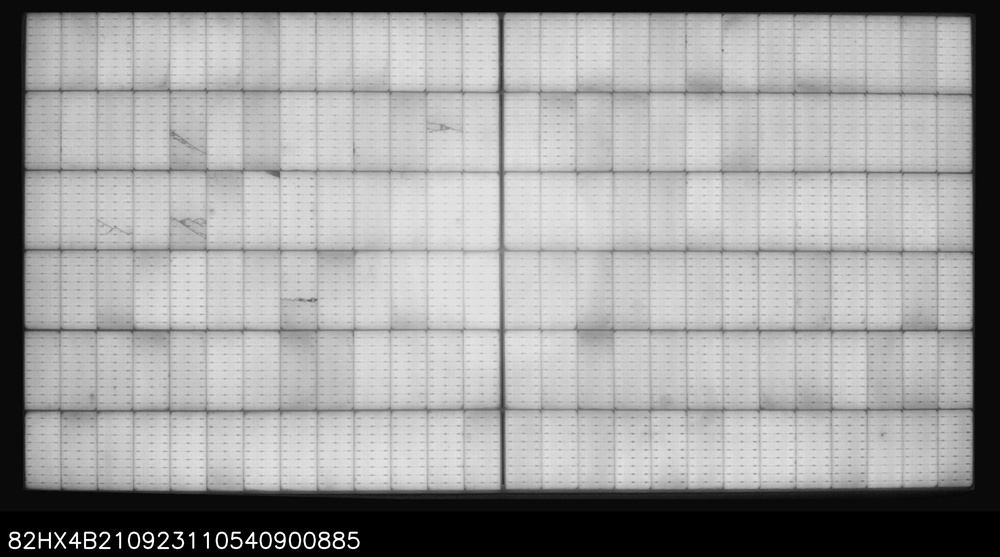
#> input picture processed.jpg, 1000 x 557 px, shrunk from 2734 x 1524 before the run
$ python CrackDetection.py
#> lines starting #> are read from the running program, lines starting #| are printed output that depends on the picture; after the words box and inside, x2 and y2 are one past the last pixel; in counts of white or black regions, pixels touching at a corner belong together
import cv2


# img = cv2.imread('crack3.png')
img = cv2.imread('processed.jpg')
#> img is the input picture: shape (557, 1000, 3); min 0, max 255, mean 157.5
# img = cv2.imread('panel.jpg')

# Converting to grayscale
gray = cv2.cvtColor(img, cv2.COLOR_BGR2GRAY)

# Applying blur to remove the noise
blur = cv2.GaussianBlur(gray, (5, 5), 0)

# Apply Canny to detect the edges
edges = cv2.Canny(blur, 50, 150)
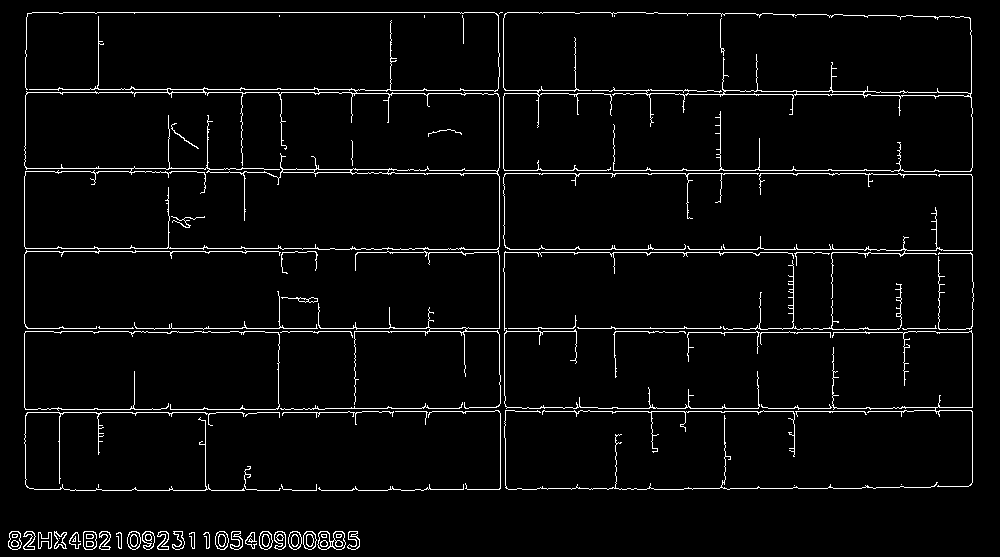
#> edges: shape (557, 1000); 3.6% white in thin lines or dots
cv2.imwrite("canny.jpg",edges)

# Apply the dilation and erosion to the image to fill the gaps
kernel = cv2.getStructuringElement(cv2.MORPH_RECT, (21, 21))
closed = cv2.morphologyEx(edges, cv2.MORPH_CLOSE, kernel)
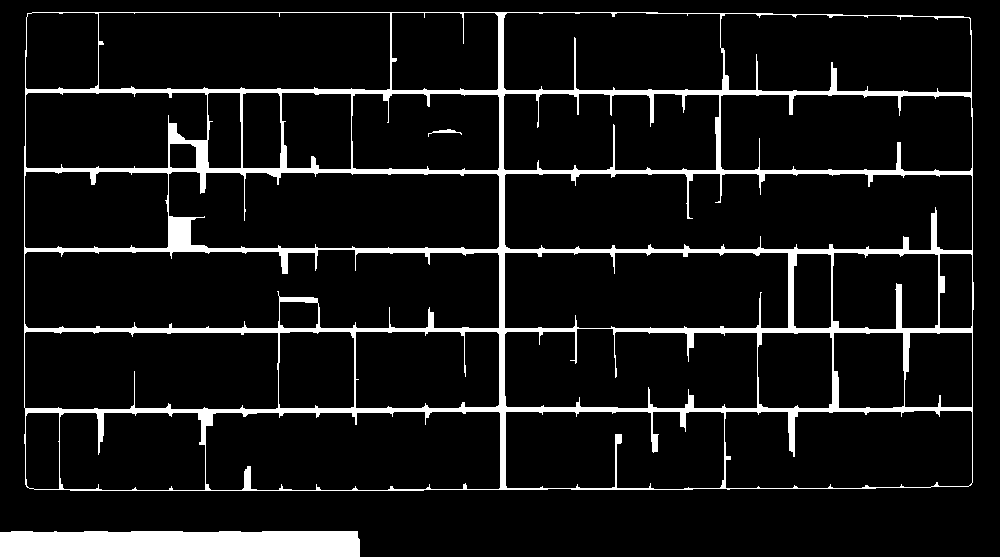
#> closed: shape (557, 1000); 8.6% white; 3 white regions
# cv2.imshow("Closed",closed)
cv2.imwrite('closed.jpg',closed)

# Finding the contors
contours, hierarchy = cv2.findContours(closed, cv2.RETR_EXTERNAL, cv2.CHAIN_APPROX_SIMPLE)
#> contours = 2 contours; box (x1, y1, x2, y2) and area: (24, 12, 974, 491) 451052, (0, 531, 360, 557) 8822

# Draw rectangles around detected cracks
for contour in contours:
    x, y, w, h = cv2.boundingRect(contour)
    cv2.rectangle(img, (x, y), (x + w, y + h), (0, 0, 255), 2)
#> this loop made 2 passes
#> (x, y, w, h) on passes 1 to 2: (0, 531, 360, 26), (24, 12, 950, 479)
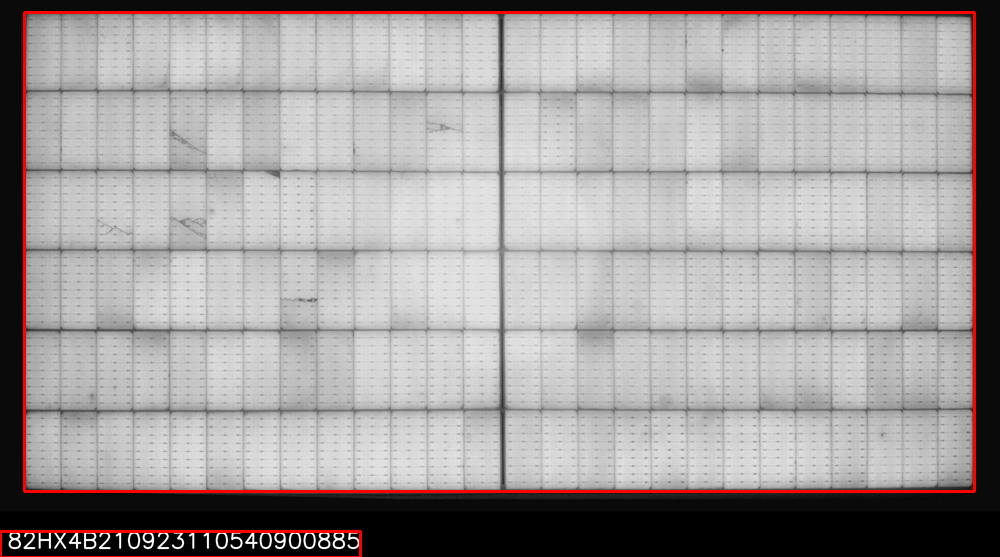
#> img: shape (557, 1000, 3); 1.82% of pixels changed, all inside (x1, y1, x2, y2) = (0, 11, 976, 557)
    # cv2.line(img, (x, y), (x+w, y+h), (0, 0, 255), 2)

# Display the result
cv2.imwrite('Result.jpg', img)
cv2.waitKey(0)
cv2.destroyAllWindows()
